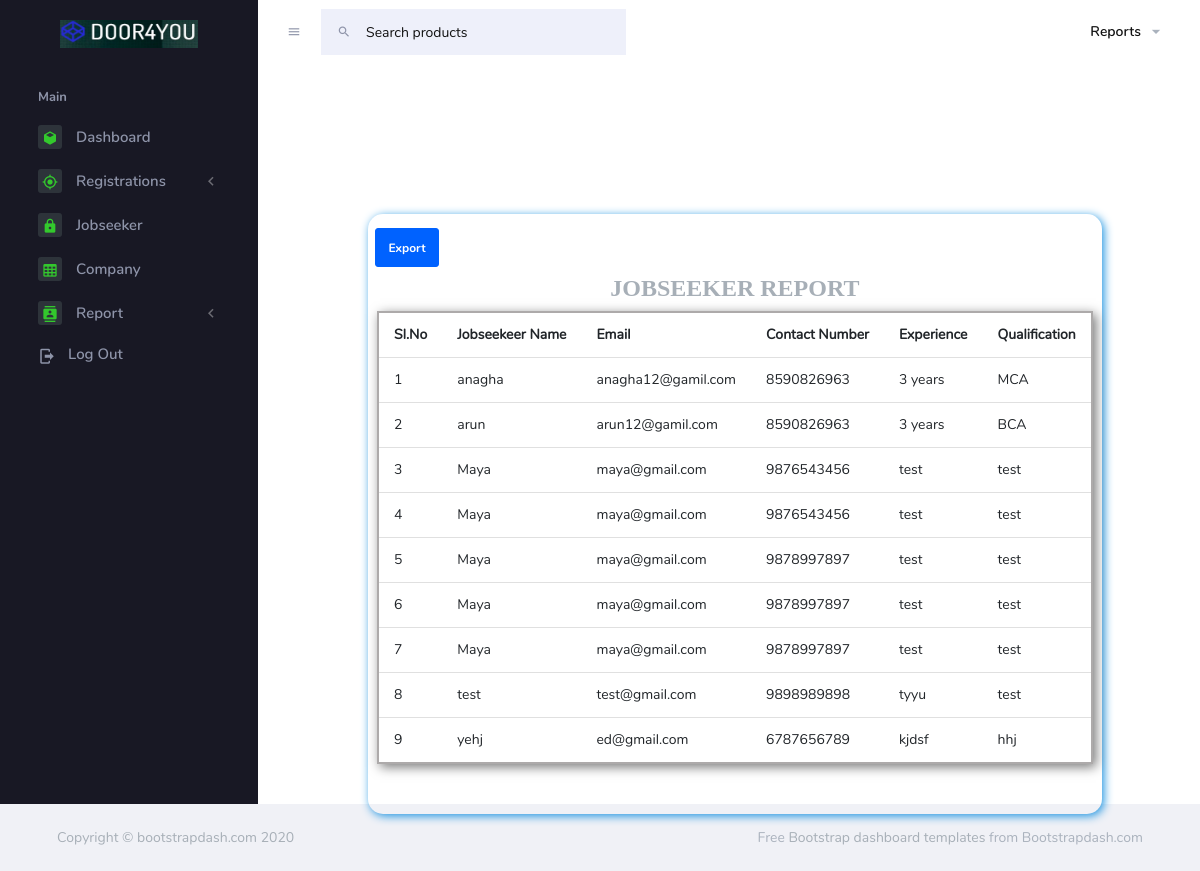
Screenshot of /Admin/jobseeker_asc.php with the database file from the repository.
### tables this page shows
CREATE TABLE IF NOT EXISTS `tbljobseeker` (
  `jobseekerid` int(11) NOT NULL AUTO_INCREMENT,
  `jobseekername` varchar(50) NOT NULL,
  `gender` varchar(10) NOT NULL,
  `email` varchar(50) NOT NULL,
  `contactno` bigint(20) NOT NULL,
  `pincode` int(11) NOT NULL,
  `dob` date NOT NULL,
  `districtid` int(11) NOT NULL,
  `locationid` int(11) NOT NULL,
  `experence` varchar(150) NOT NULL,
  `qualification` varchar(150) NOT NULL,
  `password` varchar(20) NOT NULL,
  PRIMARY KEY (`jobseekerid`)
);

### Admin/jobseeker_asc.php (the view, shortened to what this page needs)
<?php
include("header.php");
?>
<!doctype html>
<html>
<head>
</head>
<body>
<form action="Excel/excel_jobseekerasc.php" method="post">
<div class="logo">
              <a href="./index.php">
                <br> &nbsp; &nbsp; &nbsp; &nbsp; &nbsp; &nbsp; &nbsp;
                 <img src="img/logo.png" alt="">&nbsp; &nbsp;</a>
                 </div>
  <div class="container" style="width:100%;margin-left:15%;margin-bottom: 5%;" >
  <div class="row">
  <div class="col-md-12" style="box-shadow: 2px 2px 10px #1b93e1; border-radius:15px; top: 106px;    margin-bottom: 59px;">
  <div class="row" style="margin-left: -173%;margin-top: 2%;margin-bottom: -5%;">
      <input type="submit" name="addnew" value="Export" class="btn btn-primary" style="margin-left:63%">
    </div>
  <h2 style="text-align: center;margin-top: 6%;font-family: fantasy;">JOBSEEKER REPORT</h2>
  <div class="form-horizontal" style="margin-left:0px;">
  <table class="table table-hover" style="border: 2px solid #adaaaa; box-shadow: 3px 3px 11px #777777; margin-bottom:7%">
  <tr>
                          <th> Sl.No </th>
                          <th> Jobseekeer Name </th>
                          <th> Email </th>
                          <th> Contact Number </th>
                          <th> Experience</th>
                          <th>Qualification</th>
                        </tr>
    <?php
include("config.php");
$s=1;
$sql="select * from tbljobseeker order by jobseekername asc";
$res=mysqli_query($con,$sql);
   while($display=mysqli_fetch_array($res))
   {
    ?>
	<tr>
                          <td class="py-1"><?php echo $s++;?></td>
                          <td> <?php echo $display["jobseekername"];?></td>
                          <td> <?php echo $display["email"];?></td>
                          <td> <?php echo $display["contactno"];?></td>
                          <td> <?php echo $display["experence"];?></td>
                          <td> <?php echo $display["qualification"];?></td>
                      </tr>
                      <?php
  }
  ?>
</table>
</div>
  </div>
  </div>
  </div>
  </div>
</body>
</html>
<?php
include("footer.php");
?>

### rows the page displays
tbljobseeker: jobseekername "anagha", email "anagha12@gamil.com", contactno "8590826963", experence "3 years", qualification "MCA"
tbljobseeker: jobseekername "arun", email "arun12@gamil.com", contactno "8590826963", experence "3 years", qualification "BCA"
tbljobseeker: jobseekername "Maya", email "maya@gmail.com", contactno "9876543456", experence "test", qualification "test"
tbljobseeker: jobseekername "Maya", email "maya@gmail.com", contactno "9876543456", experence "test", qualification "test"
tbljobseeker: jobseekername "Maya", email "maya@gmail.com", contactno "9878997897", experence "test", qualification "test"
tbljobseeker: jobseekername "Maya", email "maya@gmail.com", contactno "9878997897", experence "test", qualification "test"
tbljobseeker: jobseekername "Maya", email "maya@gmail.com", contactno "9878997897", experence "test", qualification "test"
tbljobseeker: jobseekername "test", email "test@gmail.com", contactno "9898989898", experence "tyyu", qualification "test"
tbljobseeker: jobseekername "yehj", email "ed@gmail.com", contactno "6787656789", experence "kjdsf", qualification "hhj"
